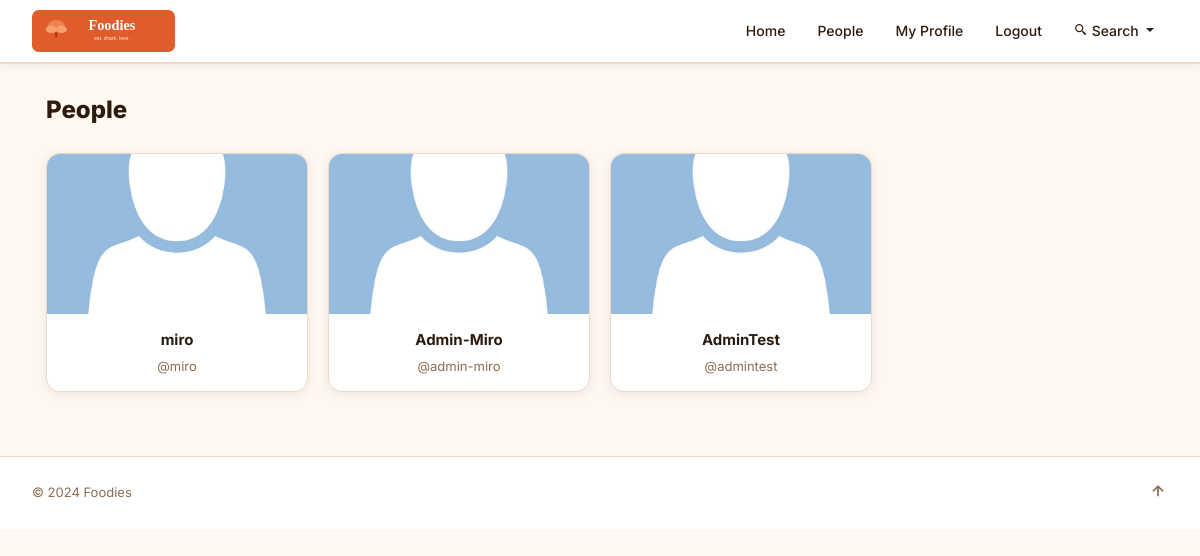
Screenshot of /profile_list/ (signed in) with the database file from the repository.
### blog/models.py (models this page shows, shortened)
class Profile(models.Model):
    user = models.OneToOneField(User, on_delete=models.CASCADE)
    follows = models.ManyToManyField("self",
        related_name="followed_by",
        symmetrical=False,
        blank=True)
    profile_image = models.ImageField(upload_to='profiles/', null=True, blank=True)
    date_modified = models.DateTimeField(auto_now=True )
    profile_bio = models.TextField(null=True, blank=True, max_length=500)
    facebook_link = models.CharField(null=True, blank=True, max_length=100)
    homepage_link = models.CharField(null=True, blank=True, max_length=100)
    instagram_link = models.CharField(null=True, blank=True, max_length=100)
    linkedin_link = models.CharField(null=True, blank=True, max_length=100)

### blog/views.py (the view)
# urls.py: path('profile_list/',views.profile_list, name='profile_list'),
def profile_list(request):
    if request.user.is_authenticated:
       profiles = Profile.objects.exclude(user=request.user)
       return render(request, 'blog/profile_list.html', {"profiles":profiles})
    else:
        messages.success(request,("You Must Be Logged In To Viwe This Page...") )
        return redirect('blog-home')

### blog/templates/blog/profile_list.html (shortened to what this page needs)
{% extends "blog/base.html" %}
{% load static %}
{% block content %}
<div class="page-container">
  <h1 class="page-title">People</h1>
  {% if profiles %}
  <div class="profiles-grid">
    {% for profile in profiles %}
    <a href="{% url 'profile' profile.user.id %}" style="text-decoration:none;color:inherit;">
      <div class="profile-list-card">
        {% if profile.profile_image %}
          <img src="{{ profile.profile_image.url }}"
               class="profile-list-card__img" alt="{{ profile.user.username }}">
        {% else %}
          <img src="{% static 'images/default.jpg' %}"
               class="profile-list-card__img" alt="Default avatar">
        {% endif %}
        <div class="profile-list-card__body">
          <p class="profile-list-card__name">{{ profile.user.username }}</p>
          <p style="color:var(--muted);font-size:13px;margin:0;">@{{ profile.user.username|lower }}</p>
        </div>
      </div>
    </a>
    {% endfor %}
  </div>
  {% else %}
    <p style="color:var(--muted);">No other users yet.</p>
  {% endif %}
</div>
{% endblock content %}

### blog/static/style.css (style rules this page uses)
:root { --cream: #FFF8F0; --cream-dark:#F5EDE0; --terracotta:#2D6A4F; --terra-dark:#1B4332; --sage: #4A7C59; --sage-light:#6B9E79; --brown: #2D1B0E; --muted: #8B6E52; --border: #EDD9C8; --white: #FFFFFF; --shadow: 0 2px 12px rgba(45,27,14,.08); --shadow-lg: 0 6px 24px rgba(45,27,14,.13); --radius: 14px; --radius-sm: 8px; }
*, *::before, *::after { box-sizing: border-box; }
body { background-color: var(--cream); color: var(--brown); font-family: 'Inter', system-ui, -apple-system, sans-serif; font-size: 15px; line-height: 1.6; margin: 0; }
a { color: var(--terracotta); text-decoration: none; }
img { max-width: 100%; height: auto; display: block; }
.page-container { max-width: 1140px; margin: 0 auto; padding: 32px 16px 64px; }
.profiles-grid { display: grid; grid-template-columns: repeat(auto-fill, minmax(220px, 1fr)); gap: 20px; padding-top: 8px; }
.profile-list-card { background: var(--white); border: 1px solid var(--border); border-radius: var(--radius); box-shadow: var(--shadow); overflow: hidden; text-align: center; transition: box-shadow .2s; }
.profile-list-card__img { width: 100%; height: 160px; object-fit: cover; }
.profile-list-card__body { padding: 14px; }
.profile-list-card__name { font-weight: 700; font-size: 15px; color: var(--brown); margin: 0 0 4px; }
.page-title { font-size: 1.5rem; font-weight: 800; color: var(--brown); margin: 0 0 20px; }

### rows the page displays
Profile: user.username "miro"
Profile: user.username "Admin-Miro", user.username "admin-miro"
Profile: user.username "AdminTest", user.username "admintest"
